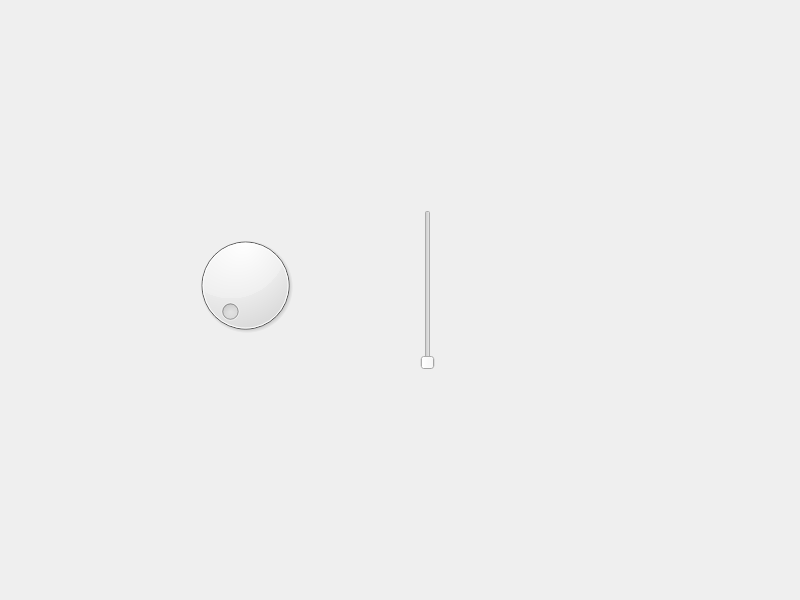
<?xml version="1.0" encoding="UTF-8"?>
<ui version="4.0">
 <class>Dialog</class>
 <widget class="QDialog" name="Dialog">
  <property name="geometry">
   <rect>
    <x>0</x>
    <y>0</y>
    <width>800</width>
    <height>600</height>
   </rect>
  </property>
  <property name="windowTitle">
   <string>Dialog</string>
  </property>
  <widget class="QSlider" name="verticalSlider">
   <property name="geometry">
    <rect>
     <x>420</x>
     <y>210</y>
     <width>16</width>
     <height>160</height>
    </rect>
   </property>
   <property name="orientation">
    <enum>Qt::Vertical</enum>
   </property>
  </widget>
  <widget class="QDial" name="dial">
   <property name="geometry">
    <rect>
     <x>190</x>
     <y>220</y>
     <width>111</width>
     <height>131</height>
    </rect>
   </property>
  </widget>
 </widget>
 <resources/>
 <connections/>
</ui>
